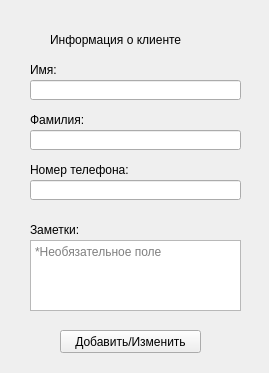
<?xml version="1.0" encoding="UTF-8"?>
<ui version="4.0">
 <class>CustomerForm</class>
 <widget class="QMainWindow" name="CustomerForm">
  <property name="geometry">
   <rect>
    <x>0</x>
    <y>0</y>
    <width>269</width>
    <height>373</height>
   </rect>
  </property>
  <property name="windowTitle">
   <string>Информация о клиенте</string>
  </property>
  <widget class="QWidget" name="centralwidget">
   <widget class="QLineEdit" name="name_line_edit">
    <property name="geometry">
     <rect>
      <x>30</x>
      <y>80</y>
      <width>211</width>
      <height>20</height>
     </rect>
    </property>
   </widget>
   <widget class="QLineEdit" name="lastname_line_edit">
    <property name="geometry">
     <rect>
      <x>30</x>
      <y>130</y>
      <width>211</width>
      <height>20</height>
     </rect>
    </property>
   </widget>
   <widget class="QLabel" name="label_2">
    <property name="geometry">
     <rect>
      <x>30</x>
      <y>110</y>
      <width>71</width>
      <height>20</height>
     </rect>
    </property>
    <property name="styleSheet">
     <string notr="true">font: 10pt &quot;MS Reference Sans Serif&quot;;</string>
    </property>
    <property name="text">
     <string>Фамилия:</string>
    </property>
   </widget>
   <widget class="QLabel" name="label_3">
    <property name="geometry">
     <rect>
      <x>30</x>
      <y>60</y>
      <width>71</width>
      <height>20</height>
     </rect>
    </property>
    <property name="styleSheet">
     <string notr="true">font: 10pt &quot;MS Reference Sans Serif&quot;;</string>
    </property>
    <property name="text">
     <string>Имя:</string>
    </property>
   </widget>
   <widget class="QTextEdit" name="notes_text_edit">
    <property name="geometry">
     <rect>
      <x>30</x>
      <y>240</y>
      <width>211</width>
      <height>71</height>
     </rect>
    </property>
    <property name="placeholderText">
     <string>*Необязательное поле</string>
    </property>
   </widget>
   <widget class="QLabel" name="label_4">
    <property name="geometry">
     <rect>
      <x>30</x>
      <y>220</y>
      <width>71</width>
      <height>20</height>
     </rect>
    </property>
    <property name="styleSheet">
     <string notr="true">font: 10pt &quot;MS Reference Sans Serif&quot;;</string>
    </property>
    <property name="text">
     <string>Заметки:</string>
    </property>
   </widget>
   <widget class="QLabel" name="label_5">
    <property name="geometry">
     <rect>
      <x>50</x>
      <y>30</y>
      <width>171</width>
      <height>20</height>
     </rect>
    </property>
    <property name="styleSheet">
     <string notr="true">font: 10pt &quot;MS Reference Sans Serif&quot;;</string>
    </property>
    <property name="text">
     <string>Информация о клиенте</string>
    </property>
   </widget>
   <widget class="QLineEdit" name="phone_line_edit">
    <property name="geometry">
     <rect>
      <x>30</x>
      <y>180</y>
      <width>211</width>
      <height>20</height>
     </rect>
    </property>
   </widget>
   <widget class="QLabel" name="label_6">
    <property name="geometry">
     <rect>
      <x>30</x>
      <y>160</y>
      <width>131</width>
      <height>20</height>
     </rect>
    </property>
    <property name="styleSheet">
     <string notr="true">font: 10pt &quot;MS Reference Sans Serif&quot;;</string>
    </property>
    <property name="text">
     <string>Номер телефона:</string>
    </property>
   </widget>
   <widget class="QPushButton" name="add_or_change_button">
    <property name="geometry">
     <rect>
      <x>60</x>
      <y>330</y>
      <width>141</width>
      <height>23</height>
     </rect>
    </property>
    <property name="styleSheet">
     <string notr="true">font: 10pt &quot;MS Reference Sans Serif&quot;;</string>
    </property>
    <property name="text">
     <string>Добавить/Изменить</string>
    </property>
   </widget>
  </widget>
 </widget>
 <resources/>
 <connections/>
</ui>
